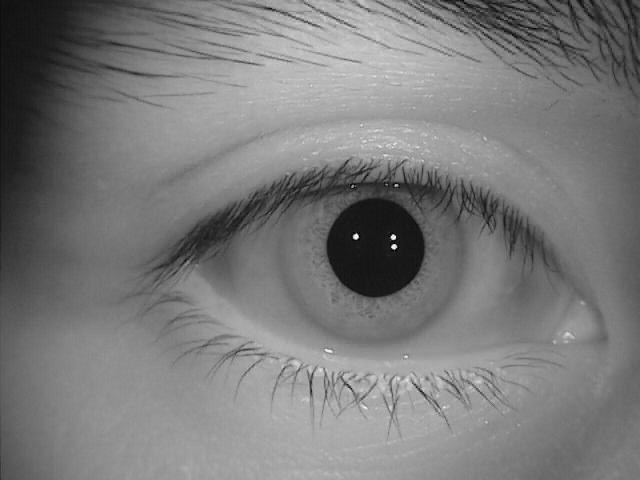
#> input picture databases/CASIA-Iris-Lamp-100/001/R/S2001R01.jpg, 640 x 480 px, found by its file name
$ jupyter execute comparing.ipynb   (older library calls are emulated)
#> lines starting #> are read from the running program, lines starting #| are printed output that depends on the picture
[cell 1]
import numpy as np
import matplotlib.pyplot as plt

import cv2

[cell 2]
image ='S2001R01.jpg'
img = cv2.imread(image,0)
#> img is the input picture: shape (480, 640); min 0, max 255, mean 121.9
img = cv2.medianBlur(img,5)
cimg = cv2.cvtColor(img,cv2.COLOR_GRAY2BGR)
circles = cv2.HoughCircles(img,cv2.HOUGH_GRADIENT,1,10,param1=63,param2=70,minRadius=0,maxRadius=0)
#> circles = [[375.5, 247.5, 48.8], [348.5, 269.5, 120.7], [369.5, 278.5, 108.6], [381.5, 271.5, 115.5], [362.5, 265.5, 117.7], [320.5, 287.5, 97.3], [367.5, 234.5, 63.7], [396.5, 233.5, 73.1], [381.5, 257.5, 96.8], [385.5, 235.5, 63.7]]
#  cv.HoughCircles (image, circles, method, dp, minDist, param1 = 100, param2 = 100, minRadius = 0, maxRadius = 0)
# Parameters
# image	8-bit, single-channel, grayscale input image.
# circles	output vector of found circles(cv.CV_32FC3 type). Each vector is encoded as a 3-element floating-point vector (x,y,radius) .
# method	detection method(see cv.HoughModes). Currently, the only implemented method is HOUGH_GRADIENT
# dp	inverse ratio of the accumulator resolution to the image resolution. For example, if dp = 1 , the accumulator has the same resolution as the input image. If dp = 2 , the accumulator has half as big width and height.
# minDist	minimum distance between the centers of the detected circles. If the parameter is too small, multiple neighbor circles may be falsely detected in addition to a true one. If it is too large, some circles may be missed.
# param1	first method-specific parameter. In case of HOUGH_GRADIENT , it is the higher threshold of the two passed to the Canny edge detector (the lower one is twice smaller).
# param2	second method-specific parameter. In case of HOUGH_GRADIENT , it is the accumulator threshold for the circle centers at the detection stage. The smaller it is, the more false circles may be detected. Circles, corresponding to the larger accumulator values, will be returned first.
# minRadius	minimum circle radius.
# maxRadius	maximum circle radius.

height,width = img.shape
#> height = 480; width = 640
r = 0
mask = np.zeros((height,width), np.uint8)


plt.imshow(cimg)

[cell 3]
# liang's code for reference
def daugman_normalizaiton(image, height, width, r_in, r_out):
#> called with height = 60, width = 360, r_in = 0, r_out = 55
    thetas = np.arange(0, 2 * np.pi, 2 * np.pi / width)  # Theta values
    r_out = r_in + r_out
    # Create empty flatten image
    flat = np.zeros((height,width, 3), np.uint8)
    circle_x = int(image.shape[0] / 2)
#> circle_x = 240
    circle_y = int(image.shape[1] / 2)
#> circle_y = 320

    for i in range(width):
        for j in range(height):
            theta = thetas[i]  # value of theta coordinate
            r_pro = j / height  # value of r coordinate(normalized)

            # get coordinate of boundaries
            Xi = circle_x + r_in * np.cos(theta)
            Yi = circle_y + r_in * np.sin(theta)
            Xo = circle_x + r_out * np.cos(theta)
            Yo = circle_y + r_out * np.sin(theta)

            # the matched cartesian coordinates for the polar coordinates
            Xc = (1 - r_pro) * Xi + r_pro * Xo
            Yc = (1 - r_pro) * Yi + r_pro * Yo

            color = image[int(Xc)][int(Yc)]  # color of the pixel

            flat[j][i] = color
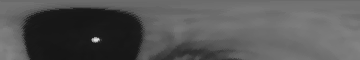
#> flat: shape (60, 360, 3); min 21, max 222, mean 84.9
    return flat
image_nor = daugman_normalizaiton(cimg,60,360,r,55)
plt.imshow(image_nor)

[cell 4]
g_kernel = cv2.getGaborKernel((27, 27), 8.0, np.pi/4, 10.0, 0.5, 0, ktype=cv2.CV_32F)
filtered_img = cv2.filter2D(image_nor, cv2.CV_8UC3, g_kernel)
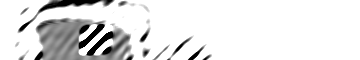
#> filtered_img: shape (60, 360, 3); min 0, max 255, mean 227.1

plt.imshow(image_nor)
plt.imshow(filtered_img)

h, w = g_kernel.shape[:2]
g_kernel = cv2.resize(g_kernel, (3*w, 3*h), interpolation=cv2.INTER_CUBIC)
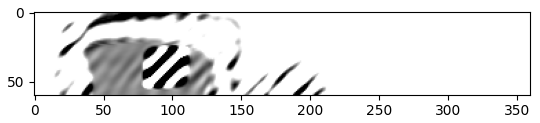
#> figure drawn by matplotlib, 1 panel

[cell 5]
#image 2

[cell 6]
image1 ='S2002R01.jpg'
img1 = cv2.imread(image1,0)
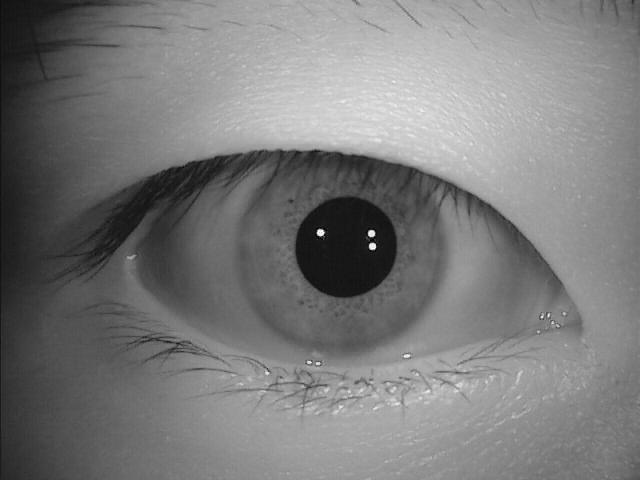
#> input picture databases/CASIA-Iris-Lamp-100/002/R/S2002R01.jpg, 640 x 480 px, found by its file name
#> img1 is the input picture: shape (480, 640); min 0, max 255, mean 122
img1 = cv2.medianBlur(img1,5)
cimg1 = cv2.cvtColor(img1,cv2.COLOR_GRAY2BGR)
circles1 = cv2.HoughCircles(img1,cv2.HOUGH_GRADIENT,1,10,param1=63,param2=70,minRadius=0,maxRadius=0)
#> circles1 = [[346.5, 247.5, 51.5]]


hei,wid = img1.shape
#> hei = 480; wid = 640
r1 = 0
mask1 = np.zeros((hei,wid), np.uint8)


plt.imshow(cimg1)

[cell 7]
# liang's code for reference
def daugman_normalizaiton(image1, hei, wid, r_in1, r_out1):
#> called with hei = 60, wid = 360, r_in1 = 0, r_out1 = 55
    thetas1 = np.arange(0, 2 * np.pi, 2 * np.pi / wid)  # Theta values
    r_out1 = r_in1 + r_out1
    # Create empty flatten image
    flat1 = np.zeros((hei,wid, 3), np.uint8)
    circle_x1 = int(image1.shape[0] / 2)
#> circle_x1 = 240
    circle_y1 = int(image1.shape[1] / 2)
#> circle_y1 = 320

    for i in range(wid):
        for j in range(hei):
            theta1 = thetas1[i]  # value of theta coordinate
            r_pro1 = j / hei  # value of r coordinate(normalized)

            # get coordinate of boundaries
            Xi1 = circle_x1 + r_in1 * np.cos(theta1)
            Yi1 = circle_y1 + r_in1 * np.sin(theta1)
            Xo1 = circle_x1 + r_out1 * np.cos(theta1)
            Yo1 = circle_y1 + r_out1 * np.sin(theta1)

            # the matched cartesian coordinates for the polar coordinates
            Xc1 = (1 - r_pro1) * Xi1 + r_pro1* Xo1
            Yc1= (1 - r_pro1) * Yi1 + r_pro1 * Yo1

            color1 = image1[int(Xc1)][int(Yc1)]  # color of the pixel

            flat1[j][i] = color1
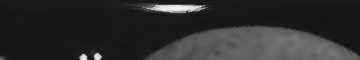
#> flat1: shape (60, 360, 3); min 20, max 241, mean 45.1
    return flat1
image_nor1 = daugman_normalizaiton(cimg1,60,360,r1,55)
plt.imshow(image_nor1)

[cell 8]
g_kernel1 = cv2.getGaborKernel((27, 27), 8.0, np.pi/4, 10.0, 0.5, 0, ktype=cv2.CV_32F)
filtered_img1 = cv2.filter2D(image_nor1, cv2.CV_8UC3, g_kernel1)
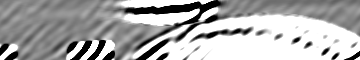
#> filtered_img1: shape (60, 360, 3); min 0, max 255, mean 170.9

plt.imshow(image_nor1)
plt.imshow(filtered_img1)

h, w = g_kernel1.shape[:2]
g_kernel1 = cv2.resize(g_kernel1, (3*w, 3*h), interpolation=cv2.INTER_CUBIC)

[cell 9]
from scipy.spatial import distance
distance.hamming(filtered_img.ravel(),filtered_img1.ravel()) #Comparing
#> Out = 0.659
